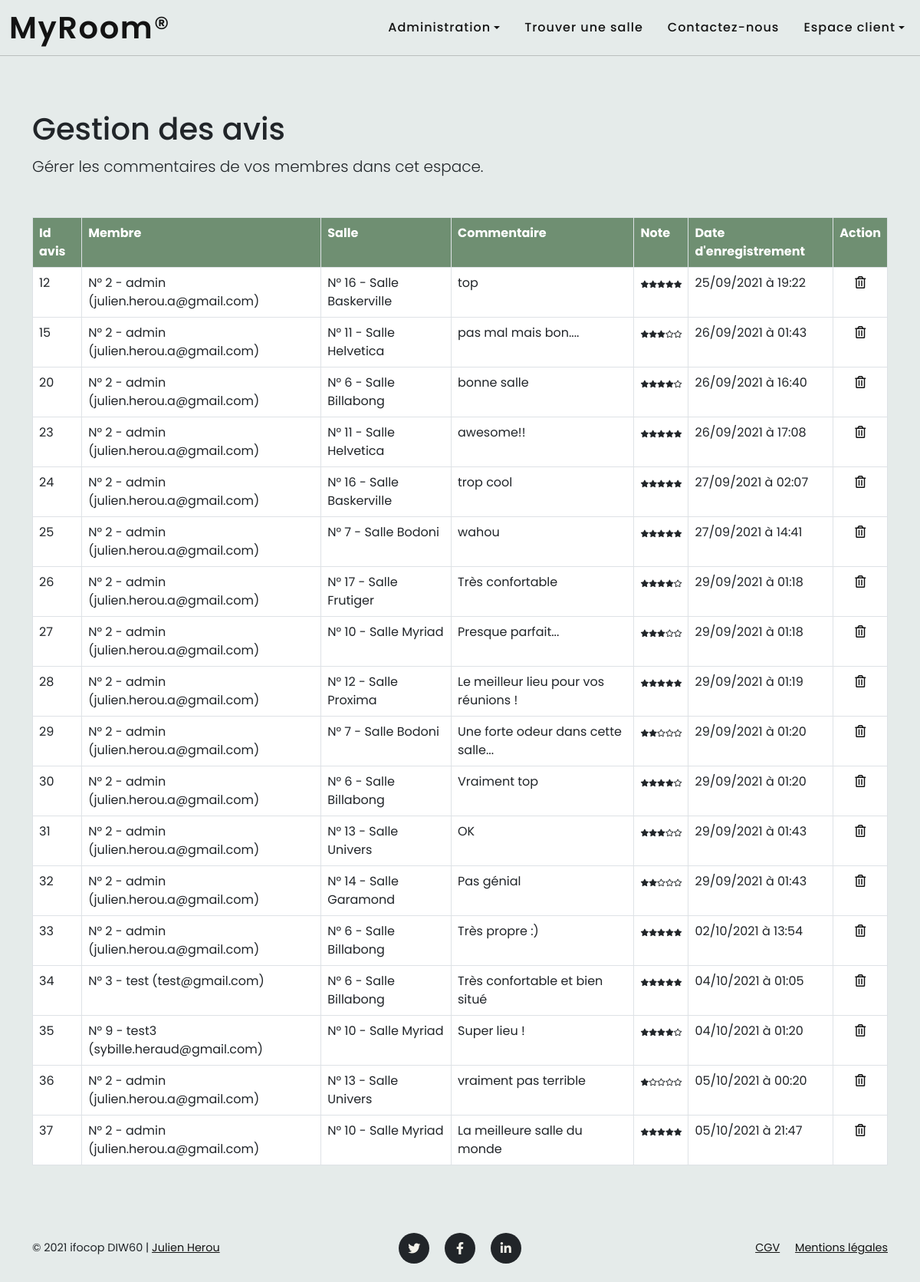
/admin/gestion_avis.php (signed in), run on the app's committed database.
### tables this page shows
CREATE TABLE IF NOT EXISTS `avis` (
  `id_avis` int(5) NOT NULL AUTO_INCREMENT,
  `id_membre` int(5) NOT NULL,
  `id_salle` int(3) NOT NULL,
  `commentaire` text NOT NULL,
  `note` int(2) NOT NULL,
  `date_enregistrement` datetime NOT NULL,
  PRIMARY KEY (`id_avis`),
  KEY `id_salle` (`id_salle`),
  KEY `id_membre` (`id_membre`)
);

CREATE TABLE IF NOT EXISTS `membre` (
  `id_membre` int(5) NOT NULL AUTO_INCREMENT,
  `pseudo` varchar(255) NOT NULL,
  `mdp` varchar(255) NOT NULL,
  `nom` varchar(255) NOT NULL,
  `prenom` varchar(255) NOT NULL,
  `email` varchar(255) NOT NULL,
  `civilite` enum('m','f','nb') NOT NULL,
  `statut` int(1) NOT NULL,
  `date_enregistrement` datetime NOT NULL,
  PRIMARY KEY (`id_membre`)
);

CREATE TABLE IF NOT EXISTS `salle` (
  `id_salle` int(3) NOT NULL AUTO_INCREMENT,
  `titre` varchar(255) NOT NULL,
  `description` text NOT NULL,
  `photo` varchar(255) NOT NULL,
  `pays` varchar(255) NOT NULL,
  `ville` varchar(255) NOT NULL,
  `adresse` varchar(255) NOT NULL,
  `cp` varchar(5) NOT NULL,
  `capacite` int(3) NOT NULL,
  `categorie` enum('Réunion','Bureau','Formation') NOT NULL,
  PRIMARY KEY (`id_salle`)
);

### admin/gestion_avis.php (the view, shortened to what this page needs)
<?php
include '../inc/init.inc.php';
$liste_avis = $pdo->query("SELECT * FROM salle, membre, avis WHERE salle.id_salle = avis.id_salle AND membre.id_membre = avis.id_membre");
include '../inc/header.inc.php';
include '../inc/nav-back.inc.php';
?>
    <header class="container mt-5">
        <div class="pt-5 rounded col-12">
            <h1 class="mt-5">Gestion des avis</h1>
            <p class="lead">Gérer les commentaires de vos membres dans cet espace.</p>
        </div>
    </header>
    <main class="container main-back mt-5" id="main-back-avis">
        <div class="row">
            <div class="col-12 mx-auto bloc-table">
                <table class="table table-bordered bg-white">
                    <tr class="bg-perso-green text-white">
                        <th>Id avis</th>
                        <th>Membre</th>
                        <th>Salle</th>
                        <th>Commentaire</th>
                        <th>Note</th>
                        <th>Date d'enregistrement</th>
                        <th>Action</th>
                    </tr>
                    <?php
                    while($ligne = $liste_avis->fetch(PDO::FETCH_ASSOC)) {
                        echo '<tr>';
                        echo '<td>' . $ligne['id_avis'] . '</td>';
                        echo '<td>N° ' . $ligne['id_membre'] . ' - ' . $ligne['pseudo'] . ' (' . $ligne['email'] . ')</td>';
                        echo '<td>N° ' . $ligne['id_salle'] . ' - Salle ' . $ligne['titre'] . '</td>';
                        echo '<td>' . $ligne['commentaire'] . '</td>';
                        echo '<td class="td-sansretour">';
                        if( $ligne['note'] == 1 ) {
                            echo '<i class="fas fa-star"></i><i class="far fa-star"></i><i class="far fa-star"></i><i class="far fa-star"></i><i class="far fa-star"></i>';
                        } elseif( $ligne['note'] == 2 ){
                            echo '<i class="fas fa-star"></i><i class="fas fa-star"></i><i class="far fa-star"></i><i class="far fa-star"></i><i class="far fa-star"></i>';
                        } elseif( $ligne['note'] == 3 ){
                            echo '<i class="fas fa-star"></i><i class="fas fa-star"></i><i class="fas fa-star"></i><i class="far fa-star"></i><i class="far fa-star"></i>';
                        } elseif( $ligne['note'] == 4 ){
                            echo '<i class="fas fa-star"></i><i class="fas fa-star"></i><i class="fas fa-star"></i><i class="fas fa-star"></i><i class="far fa-star"></i>';
                        } elseif( $ligne['note'] == 5 ){
                            echo '<i class="fas fa-star"></i><i class="fas fa-star"></i><i class="fas fa-star"></i><i class="fas fa-star"></i><i class="fas fa-star"></i>';
                        }
                        echo '</td>';
                        echo '<td>' . date('d/m/Y à H:i', strtotime($ligne['date_enregistrement'])) . '</td>';
                        echo '
                            <td class="text-center">
                                <a href="?action=supprimer&id_avis=' . $ligne['id_avis'] . '" class="btn-supr confirm_delete" ><i class="far fa-trash-alt"></i></a>
                            </td>';
                        echo '</tr>';
                    }
                    ?>
                </table>
            </div>
        </div>
    </main>
<?php
include '../inc/footer.inc.php';

### assets/css/style.css (style rules this page uses)
:root { --bg-color: #F3F2EA; --text-color: #131313; --primary-color: #6F8F72; --secondary-color: #717C89; --tertiary-color: #D88373; --quaternary-color: #E5EBEA; scroll-behavior: smooth; }
html { scroll-padding-top: 4.5rem; }
body { position: relative; overflow-x: hidden; background-color: var(--bg-color); font-family: 'Poppins', sans-serif; }
.body-back { background-color: var(--quaternary-color); }
p { line-height: 1.75; }
.bg-perso-green { background-color: var(--primary-color); }
.fa-star, .fa-star-half-alt { font-size: .6rem; }
.td-sansretour { white-space: nowrap; }
.btn-supr { padding: .5rem; color: #131313; }

### data on the page
avis: id_avis "12", id_membre "2", id_membre.pseudo "admin", id_membre.email "julien.herou.a@gmail.com", id_salle "16", id_salle.titre "Baskerville", commentaire "top", note 5 (drawn), date_enregistrement "25/09/2021 à 19:22"
avis: id_avis "15", id_membre "2", id_membre.pseudo "admin", id_membre.email "julien.herou.a@gmail.com", id_salle "11", id_salle.titre "Helvetica", commentaire "pas mal mais bon....", note 3 (drawn), date_enregistrement "26/09/2021 à 01:43"
avis: id_avis "20", id_membre "2", id_membre.pseudo "admin", id_membre.email "julien.herou.a@gmail.com", id_salle "6", id_salle.titre "Billabong", commentaire "bonne salle", note 4 (drawn), date_enregistrement "26/09/2021 à 16:40"
avis: id_avis "23", id_membre "2", id_membre.pseudo "admin", id_membre.email "julien.herou.a@gmail.com", id_salle "11", id_salle.titre "Helvetica", commentaire "awesome!!", note 5 (drawn), date_enregistrement "26/09/2021 à 17:08"
avis: id_avis "24", id_membre "2", id_membre.pseudo "admin", id_membre.email "julien.herou.a@gmail.com", id_salle "16", id_salle.titre "Baskerville", commentaire "trop cool", note 5 (drawn), date_enregistrement "27/09/2021 à 02:07"
avis: id_avis "25", id_membre "2", id_membre.pseudo "admin", id_membre.email "julien.herou.a@gmail.com", id_salle "7", id_salle.titre "Bodoni", commentaire "wahou", note 5 (drawn), date_enregistrement "27/09/2021 à 14:41"
avis: id_avis "26", id_membre "2", id_membre.pseudo "admin", id_membre.email "julien.herou.a@gmail.com", id_salle "17", id_salle.titre "Frutiger", commentaire "Très confortable", note 4 (drawn), date_enregistrement "29/09/2021 à 01:18"
avis: id_avis "27", id_membre "2", id_membre.pseudo "admin", id_membre.email "julien.herou.a@gmail.com", id_salle "10", id_salle.titre "Myriad", commentaire "Presque parfait...", note 3 (drawn), date_enregistrement "29/09/2021 à 01:18"
avis: id_avis "28", id_membre "2", id_membre.pseudo "admin", id_membre.email "julien.herou.a@gmail.com", id_salle "12", id_salle.titre "Proxima", commentaire "Le meilleur lieu pour vos réunions !", note 5 (drawn), date_enregistrement "29/09/2021 à 01:19"
avis: id_avis "29", id_membre "2", id_membre.pseudo "admin", id_membre.email "julien.herou.a@gmail.com", id_salle "7", id_salle.titre "Bodoni", commentaire "Une forte odeur dans cette salle...", note 2 (drawn), date_enregistrement "29/09/2021 à 01:20"
avis: id_avis "30", id_membre "2", id_membre.pseudo "admin", id_membre.email "julien.herou.a@gmail.com", id_salle "6", id_salle.titre "Billabong", commentaire "Vraiment top", note 4 (drawn), date_enregistrement "29/09/2021 à 01:20"
avis: id_avis "31", id_membre "2", id_membre.pseudo "admin", id_membre.email "julien.herou.a@gmail.com", id_salle "13", id_salle.titre "Univers", commentaire "OK", note 3 (drawn), date_enregistrement "29/09/2021 à 01:43"
avis: id_avis "32", id_membre "2", id_membre.pseudo "admin", id_membre.email "julien.herou.a@gmail.com", id_salle "14", id_salle.titre "Garamond", commentaire "Pas génial", note 2 (drawn), date_enregistrement "29/09/2021 à 01:43"
avis: id_avis "33", id_membre "2", id_membre.pseudo "admin", id_membre.email "julien.herou.a@gmail.com", id_salle "6", id_salle.titre "Billabong", commentaire "Très propre :)", note 5 (drawn), date_enregistrement "02/10/2021 à 13:54"
avis: id_avis "34", id_membre "3", id_membre.pseudo "test", id_membre.email "test@gmail.com", id_salle "6", id_salle.titre "Billabong", commentaire "Très confortable et bien situé", note 5 (drawn), date_enregistrement "04/10/2021 à 01:05"
avis: id_avis "35", id_membre "9", id_membre.pseudo "test3", id_membre.email "sybille.heraud@gmail.com", id_salle "10", id_salle.titre "Myriad", commentaire "Super lieu !", note 4 (drawn), date_enregistrement "04/10/2021 à 01:20"
avis: id_avis "36", id_membre "2", id_membre.pseudo "admin", id_membre.email "julien.herou.a@gmail.com", id_salle "13", id_salle.titre "Univers", commentaire "vraiment pas terrible", note 1 (drawn), date_enregistrement "05/10/2021 à 00:20"
avis: id_avis "37", id_membre "2", id_membre.pseudo "admin", id_membre.email "julien.herou.a@gmail.com", id_salle "10", id_salle.titre "Myriad", commentaire "La meilleure salle du monde", note 5 (drawn), date_enregistrement "05/10/2021 à 21:47"
